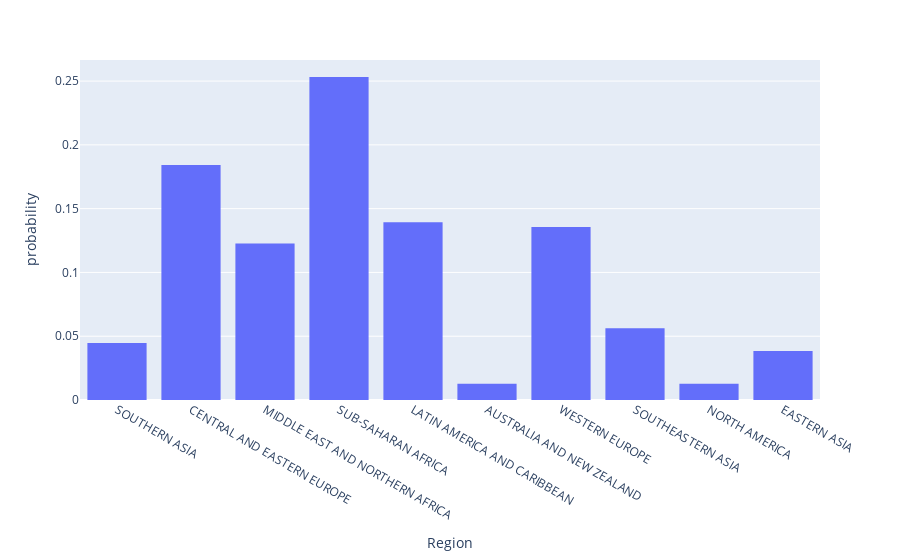

The code cell stored with this chart in its notebook:
### Code cell
# Here we can see the representation of each region, in the total dataset.
px.histogram(tables, x='Region', barmode='group', histnorm='probability',)

### Figure 1 — Plotly figure (JSON) as saved in the notebook; plotly's stock layout.template omitted (floating-point values rounded to 4 significant figures; data arrays with more than 128 entries replaced by an {"elided": "..."} marker saying what was removed)
{"data": [{"alignmentgroup": "True", "bingroup": "x", "histnorm": "probability", "hovertemplate": "Region=%{x}<br>probability=%{y}<extra></extra>", "legendgroup": "", "marker": {"color": "#636efa", "pattern": {"shape": ""}}, "name": "", "offsetgroup": "", "orientation": "v", "showlegend": false, "type": "histogram", "x": {"elided": "782 str values"}, "xaxis": "x", "yaxis": "y"}], "layout": {"barmode": "group", "legend": {"tracegroupgap": 0}, "margin": {"t": 60}, "xaxis": {"anchor": "y", "domain": [0, 1], "title": {"text": "Region"}}, "yaxis": {"anchor": "x", "domain": [0, 1], "title": {"text": "probability"}}}}
